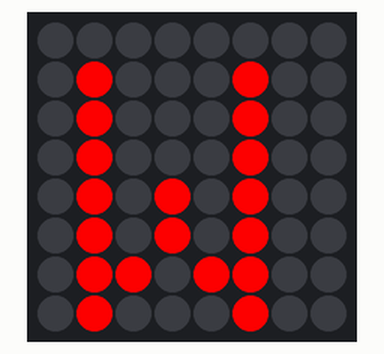
This program was run on a simulated Raspberry Pi (BCM pin numbers) with a Sense HAT. Parts: the Sense HAT's 8×8 RGB LED matrix. At 4.0 s the program stops and its outputs stay as they are.

Above: at 0.1 s.
At 1.1 s:
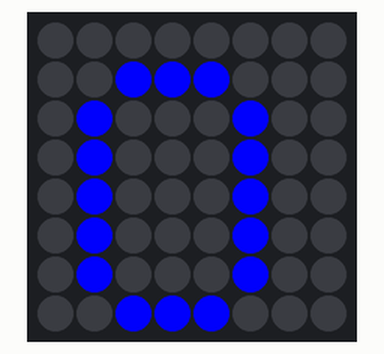
At 2.1 s:
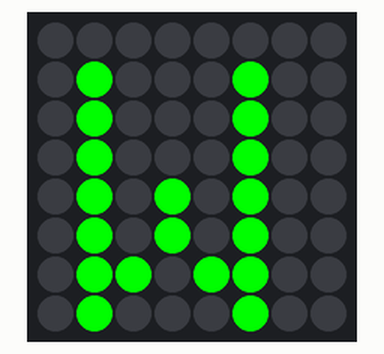
At 3.1 s:
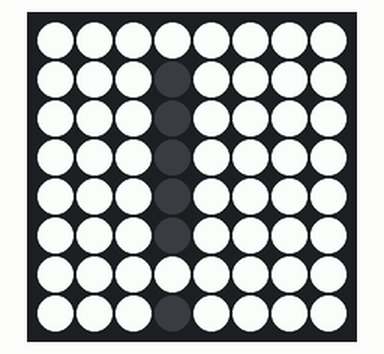

Measured:
- what the display in image 1 shows lasts 1.0 s, from 1.0 s to 2.0 s

The program:

wow.py
```python
from sense_hat import SenseHat
import time
sense = SenseHat()
sense.show_letter("W",text_colour=[255, 0, 0])
time.sleep(1)
sense.show_letter("O",text_colour=[0, 0, 255])
time.sleep(1)
sense.show_letter("W",text_colour=[0, 255, 0])
time.sleep(1)
sense.show_letter("!",text_colour=[0, 0, 0], back_colour=[255, 255, 255])
time.sleep(1)
sense.clear()
```
